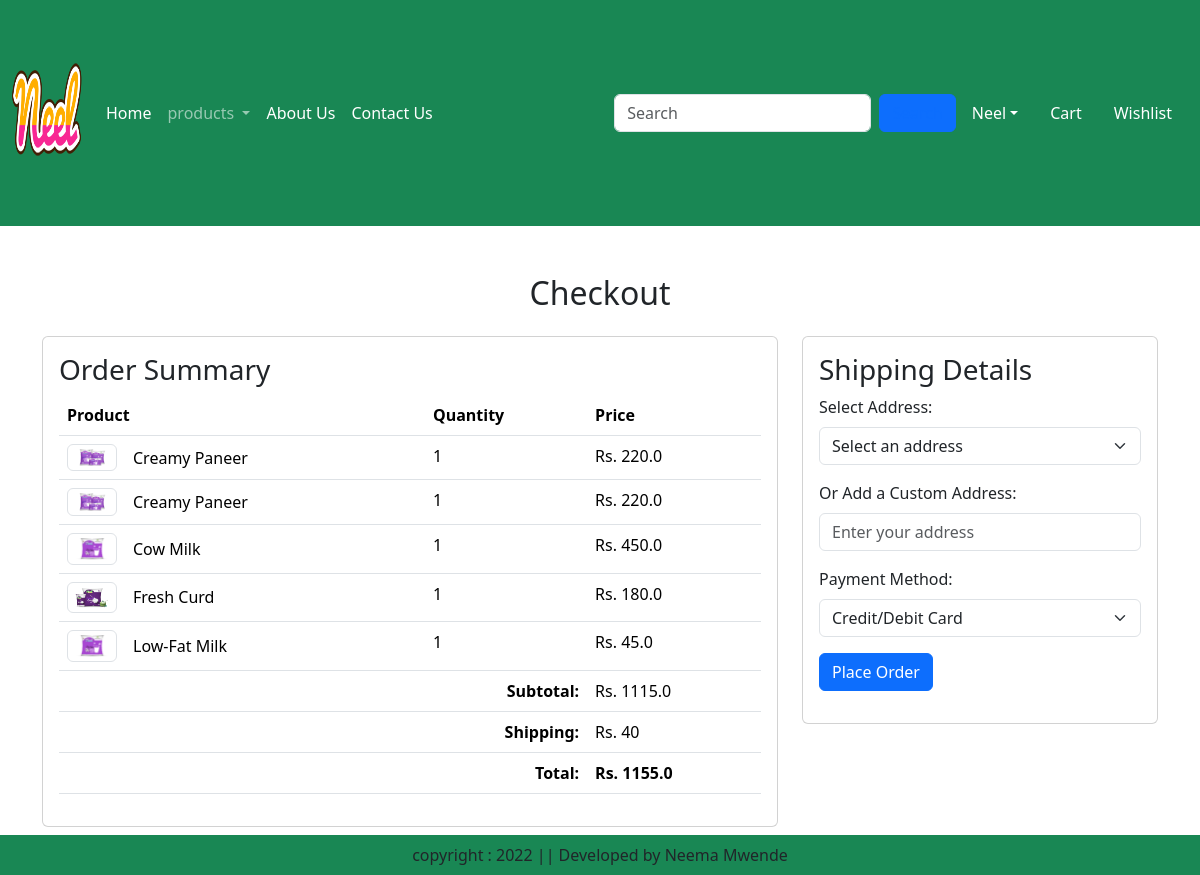
Screenshot of /checkout/ (signed in) with the database file from the repository.
### ecommerceapp/models.py (models this page shows, shortened)
class  Cart(models.Model):
    user = models.ForeignKey(User,on_delete=models.CASCADE)
    product =  models.ForeignKey(Product,on_delete=models.CASCADE)
    quantity = models.IntegerField(default=1)
    class Meta:
            unique_together = (('user', 'product'),)

class Product(models.Model):
    title = models.CharField(max_length=100)
    selling_price = models.FloatField()
    discounted_price = models.FloatField()
    description = models.TextField()
    composition = models.TextField(default="")
    prodapp = models.TextField(default='')
    category = models.CharField(choices=CATEGORY_CHOICES, max_length=2)
    product_image = models.ImageField(upload_to='product')

### ecommerceapp/views.py (the view, shortened to what this page needs)
# urls.py: path('checkout/', views.Checkout.as_view(), name='checkout'),
class Checkout(View):
    def get(self, request):
        user = request.user
        addresses = Address.objects.filter(user=user)  # Fetch user's addresses
        cart_items = Cart.objects.filter(user=user)
        amount = sum(item.quantity * item.product.discounted_price for item in cart_items)
        totalamount = amount + 40  # Adding shipping charge
        return render(request, 'app/checkout.html', {'addresses': addresses, 'cart_items': cart_items, 'amount': amount, 'totalamount': totalamount})

### ecommerceapp/templates/app/checkout.html (shortened to what this page needs)
{% extends "app/base.html" %}
{% load static %}
{% block main-content %}
<div class="container my-5">
    <h2 class="text-center mb-4">Checkout</h2>
    <div class="row">
        <div class="col-sm-8">
            <div class="card">
                <div class="card-body">
                    <h3>Order Summary</h3>
                    <table class="table">
                        <thead>
                            <tr>
                                <th scope="col">Product</th>
                                <th scope="col">Quantity</th>
                                <th scope="col">Price</th>
                            </tr>
                        </thead>
                        <tbody>
                            {% for item in cart_items %}
                            <tr>
                                <td>
                                    <div class="d-flex align-items-center">
                                        <img src="{{ item.product.product_image.url }}" alt="{{ item.product.title }}" class="img-fluid img-thumbnail me-3" height="50" width="50">
                                        {{ item.product.title }}
                                    </div>
                                </td>
                                <td>{{ item.quantity }}</td>
                                <td>Rs. {{ item.product.discounted_price }}</td>
                            </tr>
                            {% endfor %}
                            <tr>
                                <td colspan="2" class="text-end"><strong>Subtotal:</strong></td>
                                <td>Rs. {{ amount }}</td>
                            </tr>
                            <tr>
                                <td colspan="2" class="text-end"><strong>Shipping:</strong></td>
                                <td>Rs. 40</td>
                            </tr>
                            <tr>
                                <td colspan="2" class="text-end"><strong>Total:</strong></td>
                                <td><strong>Rs. {{ totalamount }}</strong></td>
                            </tr>
                        </tbody>
                    </table>
                </div>
            </div>
        </div>
        <div class="col-sm-4">
            <div class="card">
                <div class="card-body">
                    <h3>Shipping Details</h3>
                    <form method="post" action="{% url 'app:checkout' %}">
                        <div class="mb-3">
                            <div class="mb-3">
                                <label for="address" class="form-label">Select Address:</label>
                                <select name="address" id="address" class="form-select" required onchange="toggleAddressFields()">
                                    <option value="" disabled selected>Select an address</option>
                                </select>
                            </div>
                            <div class="mb-3">
                                <label for="customAddress" class="form-label">Or Add a Custom Address:</label>
                                <input type="text" id="customAddress" name="customAddress" class="form-control" placeholder="Enter your address" oninput="toggleAddressFields()" />
                            </div>
                        <div class="mb-3">
                            <label for="payment" class="form-label">Payment Method:</label>
                            <select name="payment" id="payment" class="form-select" required>
                                <option value="card">Credit/Debit Card</option>
                            </select>
                        </div>
                        <button type="submit" class="btn btn-primary">Place Order</button>
                    </form>
                </div>
            </div>
        </div>
    </div>
</div>
{% endblock main-content %}

### ecommerceapp/static/app/css/style.css (style rules this page uses)
img { max-width: 200px; height: 200px; display: block; }

### rows the page displays
Cart: product.product_image (picture), product "Creamy Paneer", quantity "1", product.discounted_price "220.0"
Cart: product.product_image (picture), product "Creamy Paneer", quantity "1", product.discounted_price "220.0"
Cart: product.product_image (picture), product "Cow Milk", quantity "1", product.discounted_price "450.0"
Cart: product.product_image (picture), product "Fresh Curd", quantity "1", product.discounted_price "180.0"
Cart: product.product_image (picture), product "Low-Fat Milk", quantity "1", product.discounted_price "45.0"

### other values shown
{{ amount }} "1115.0"
{{ totalamount }} "1155.0"
